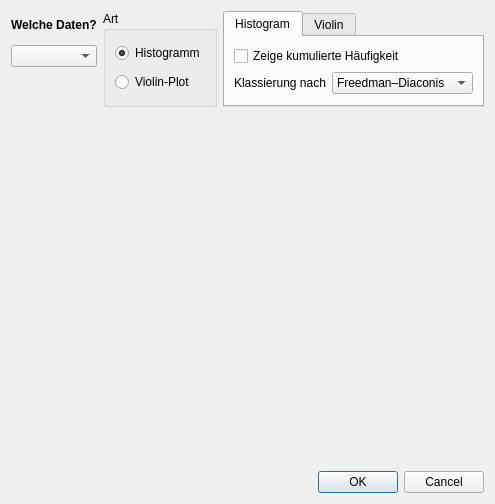
<?xml version="1.0" encoding="UTF-8"?>
<ui version="4.0">
 <class>Dialog</class>
 <widget class="QDialog" name="Dialog">
  <property name="geometry">
   <rect>
    <x>0</x>
    <y>0</y>
    <width>461</width>
    <height>504</height>
   </rect>
  </property>
  <property name="windowTitle">
   <string>Dialog</string>
  </property>
  <layout class="QVBoxLayout" name="verticalLayout_6">
   <item>
    <layout class="QHBoxLayout" name="horizontalLayout_8">
     <property name="sizeConstraint">
      <enum>QLayout::SetFixedSize</enum>
     </property>
     <property name="leftMargin">
      <number>0</number>
     </property>
     <property name="bottomMargin">
      <number>0</number>
     </property>
     <item>
      <layout class="QVBoxLayout" name="verticalLayout_7">
       <property name="leftMargin">
        <number>0</number>
       </property>
       <item>
        <widget class="QLabel" name="label_6">
         <property name="enabled">
          <bool>true</bool>
         </property>
         <property name="sizePolicy">
          <sizepolicy hsizetype="Minimum" vsizetype="Minimum">
           <horstretch>0</horstretch>
           <verstretch>0</verstretch>
          </sizepolicy>
         </property>
         <property name="font">
          <font>
           <pointsize>9</pointsize>
           <weight>75</weight>
           <bold>true</bold>
          </font>
         </property>
         <property name="text">
          <string>Welche Daten?</string>
         </property>
        </widget>
       </item>
       <item>
        <widget class="QComboBox" name="cb_plotchoice_2">
         <property name="enabled">
          <bool>true</bool>
         </property>
         <property name="autoFillBackground">
          <bool>true</bool>
         </property>
         <property name="placeholderText">
          <string/>
         </property>
         <property name="frame">
          <bool>true</bool>
         </property>
        </widget>
       </item>
       <item>
        <spacer name="verticalSpacer">
         <property name="orientation">
          <enum>Qt::Vertical</enum>
         </property>
         <property name="sizeType">
          <enum>QSizePolicy::Minimum</enum>
         </property>
         <property name="sizeHint" stdset="0">
          <size>
           <width>20</width>
           <height>40</height>
          </size>
         </property>
        </spacer>
       </item>
      </layout>
     </item>
     <item>
      <widget class="QGroupBox" name="groupBox_2">
       <property name="sizePolicy">
        <sizepolicy hsizetype="Minimum" vsizetype="Minimum">
         <horstretch>0</horstretch>
         <verstretch>0</verstretch>
        </sizepolicy>
       </property>
       <property name="title">
        <string>Art</string>
       </property>
       <layout class="QVBoxLayout" name="verticalLayout_4">
        <item>
         <widget class="QRadioButton" name="rb_hist_2">
          <property name="text">
           <string>Histogramm</string>
          </property>
          <property name="checked">
           <bool>true</bool>
          </property>
         </widget>
        </item>
        <item>
         <widget class="QRadioButton" name="rb_vio_2">
          <property name="text">
           <string>Violin-Plot</string>
          </property>
         </widget>
        </item>
       </layout>
      </widget>
     </item>
     <item>
      <widget class="QTabWidget" name="tabWidget">
       <property name="sizePolicy">
        <sizepolicy hsizetype="Minimum" vsizetype="Minimum">
         <horstretch>0</horstretch>
         <verstretch>0</verstretch>
        </sizepolicy>
       </property>
       <property name="currentIndex">
        <number>0</number>
       </property>
       <widget class="QWidget" name="tab">
        <attribute name="title">
         <string>Histogram</string>
        </attribute>
        <layout class="QVBoxLayout" name="verticalLayout">
         <item>
          <widget class="QCheckBox" name="cb_cumulated">
           <property name="text">
            <string>Zeige kumulierte Häufigkeit</string>
           </property>
          </widget>
         </item>
         <item>
          <layout class="QHBoxLayout" name="horizontalLayout">
           <item>
            <widget class="QLabel" name="label_3">
             <property name="text">
              <string>Klassierung nach</string>
             </property>
            </widget>
           </item>
           <item>
            <widget class="QComboBox" name="cb_classification">
             <property name="sizePolicy">
              <sizepolicy hsizetype="Expanding" vsizetype="Fixed">
               <horstretch>0</horstretch>
               <verstretch>0</verstretch>
              </sizepolicy>
             </property>
             <property name="maximumSize">
              <size>
               <width>190</width>
               <height>16777215</height>
              </size>
             </property>
             <item>
              <property name="text">
               <string>Freedman–Diaconis</string>
              </property>
             </item>
             <item>
              <property name="text">
               <string>Square-Root</string>
              </property>
             </item>
             <item>
              <property name="text">
               <string>Sturges</string>
              </property>
             </item>
             <item>
              <property name="text">
               <string>Rice</string>
              </property>
             </item>
            </widget>
           </item>
          </layout>
         </item>
        </layout>
       </widget>
       <widget class="QWidget" name="tab_2">
        <attribute name="title">
         <string>Violin</string>
        </attribute>
        <layout class="QVBoxLayout" name="verticalLayout_2">
         <item>
          <widget class="QCheckBox" name="cb_cut_data">
           <property name="text">
            <string>Begrenze auf Datensatz</string>
           </property>
          </widget>
         </item>
         <item>
          <layout class="QHBoxLayout" name="horizontalLayout_7">
           <property name="topMargin">
            <number>0</number>
           </property>
           <item>
            <widget class="QLabel" name="label_4">
             <property name="sizePolicy">
              <sizepolicy hsizetype="Minimum" vsizetype="Minimum">
               <horstretch>0</horstretch>
               <verstretch>0</verstretch>
              </sizepolicy>
             </property>
             <property name="text">
              <string>Kernel Size</string>
             </property>
            </widget>
           </item>
           <item>
            <widget class="QLineEdit" name="txt_bw">
             <property name="maximumSize">
              <size>
               <width>30</width>
               <height>16777215</height>
              </size>
             </property>
             <property name="text">
              <string>1</string>
             </property>
            </widget>
           </item>
           <item>
            <spacer name="horizontalSpacer_2">
             <property name="orientation">
              <enum>Qt::Horizontal</enum>
             </property>
             <property name="sizeHint" stdset="0">
              <size>
               <width>40</width>
               <height>20</height>
              </size>
             </property>
            </spacer>
           </item>
          </layout>
         </item>
        </layout>
       </widget>
      </widget>
     </item>
     <item>
      <spacer name="horizontalSpacer">
       <property name="orientation">
        <enum>Qt::Horizontal</enum>
       </property>
       <property name="sizeHint" stdset="0">
        <size>
         <width>40</width>
         <height>20</height>
        </size>
       </property>
      </spacer>
     </item>
    </layout>
   </item>
   <item>
    <widget class="QWidget" name="plotWidget" native="true">
     <property name="sizePolicy">
      <sizepolicy hsizetype="Expanding" vsizetype="Expanding">
       <horstretch>0</horstretch>
       <verstretch>0</verstretch>
      </sizepolicy>
     </property>
    </widget>
   </item>
   <item>
    <widget class="QDialogButtonBox" name="buttonBox">
     <property name="orientation">
      <enum>Qt::Horizontal</enum>
     </property>
     <property name="standardButtons">
      <set>QDialogButtonBox::Cancel|QDialogButtonBox::Ok</set>
     </property>
    </widget>
   </item>
  </layout>
 </widget>
 <resources/>
 <connections>
  <connection>
   <sender>buttonBox</sender>
   <signal>accepted()</signal>
   <receiver>Dialog</receiver>
   <slot>accept()</slot>
   <hints>
    <hint type="sourcelabel">
     <x>248</x>
     <y>254</y>
    </hint>
    <hint type="destinationlabel">
     <x>157</x>
     <y>274</y>
    </hint>
   </hints>
  </connection>
  <connection>
   <sender>buttonBox</sender>
   <signal>rejected()</signal>
   <receiver>Dialog</receiver>
   <slot>reject()</slot>
   <hints>
    <hint type="sourcelabel">
     <x>316</x>
     <y>260</y>
    </hint>
    <hint type="destinationlabel">
     <x>286</x>
     <y>274</y>
    </hint>
   </hints>
  </connection>
 </connections>
</ui>
